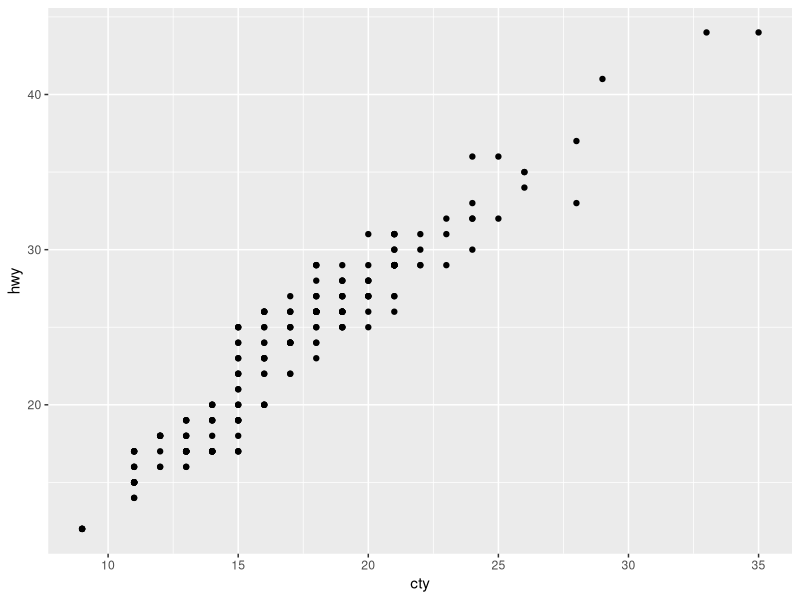
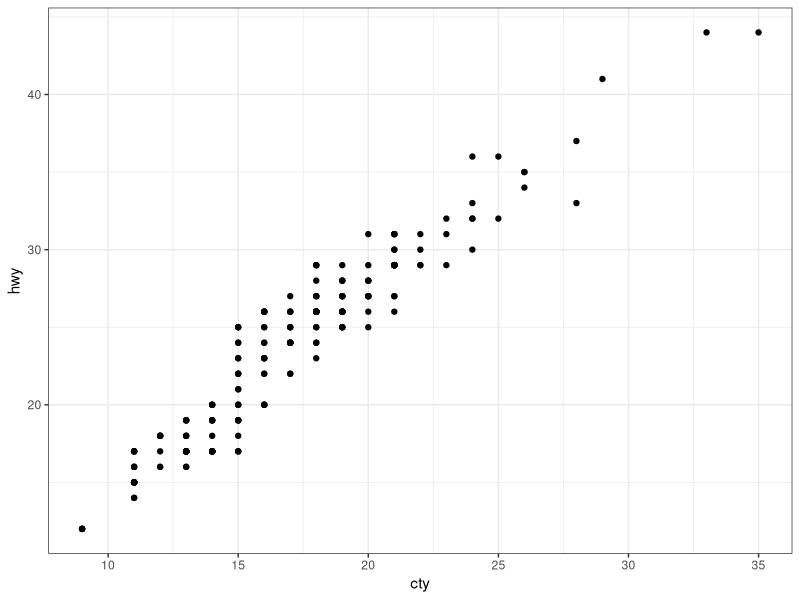
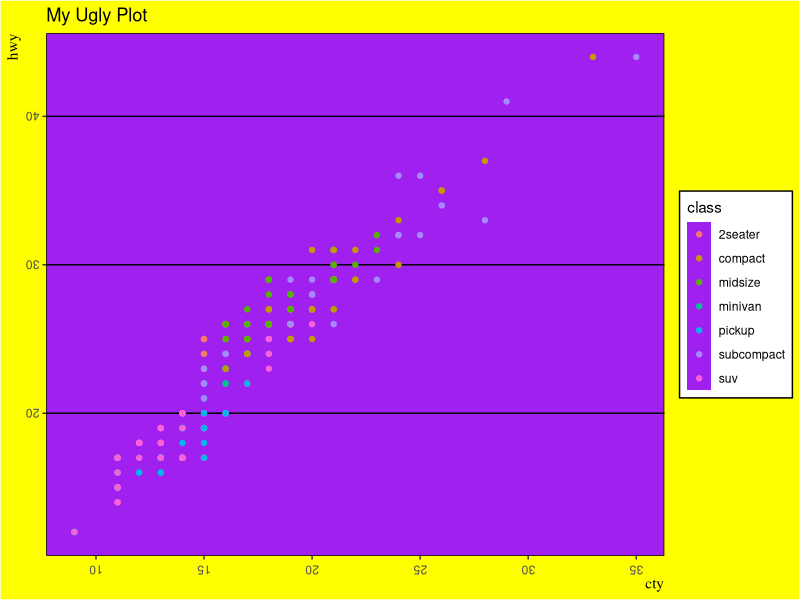
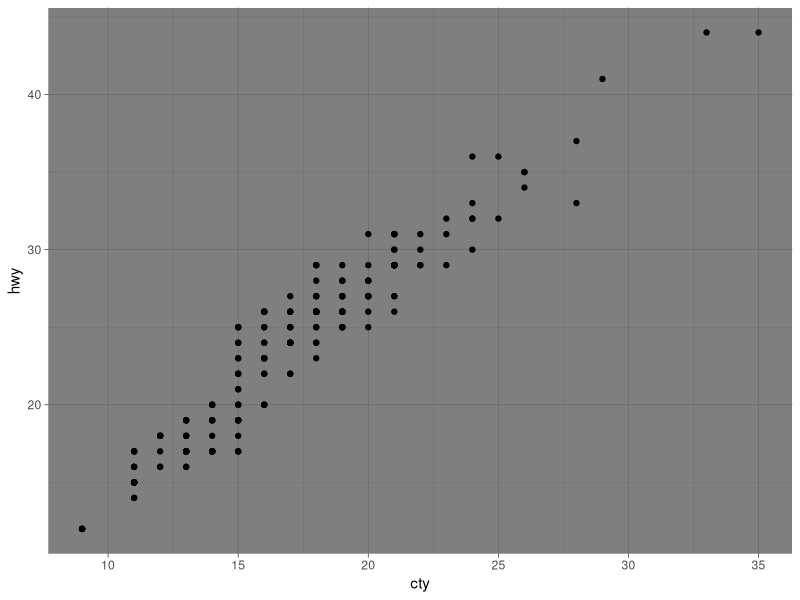
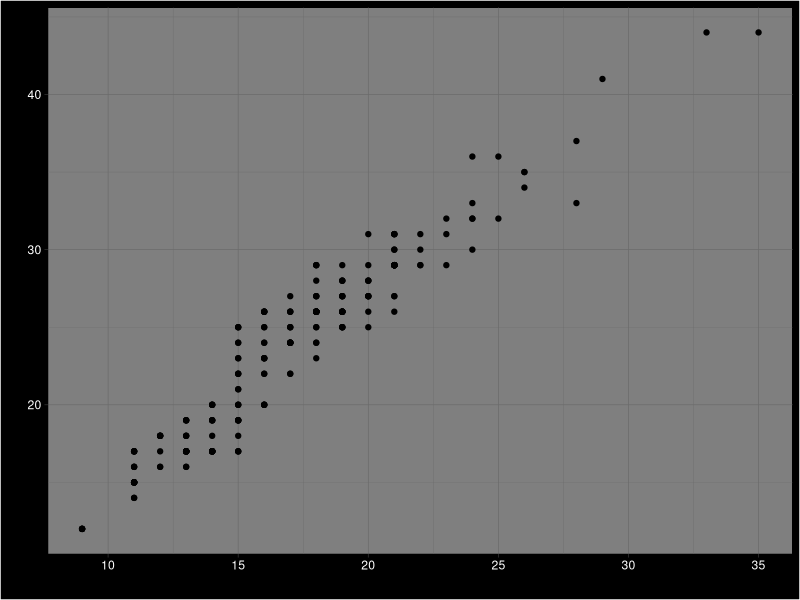
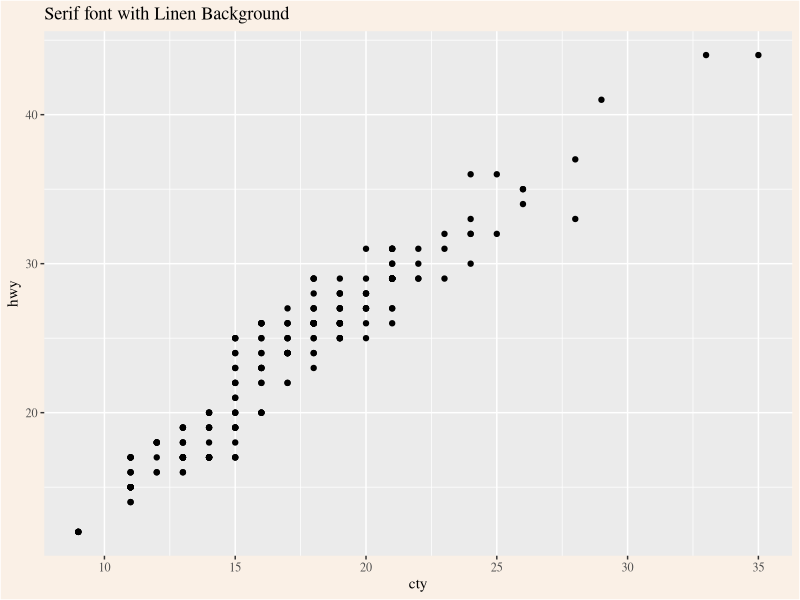
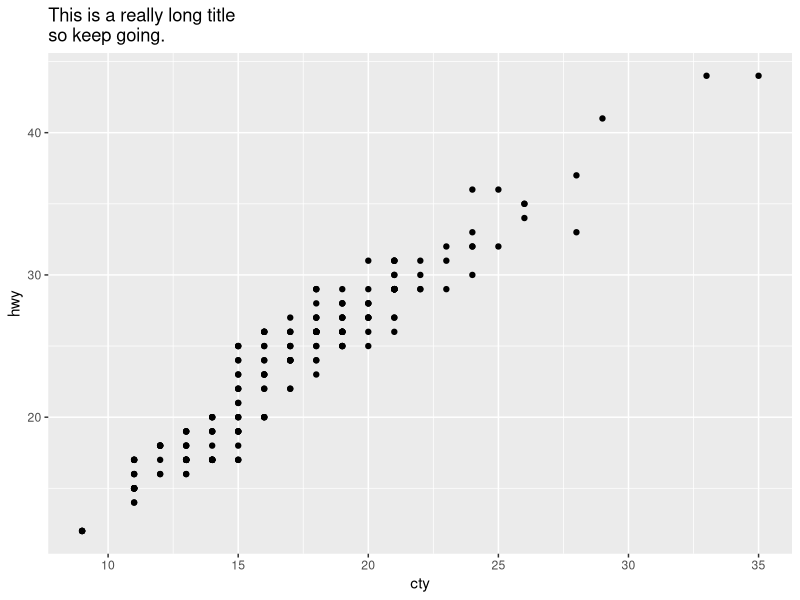
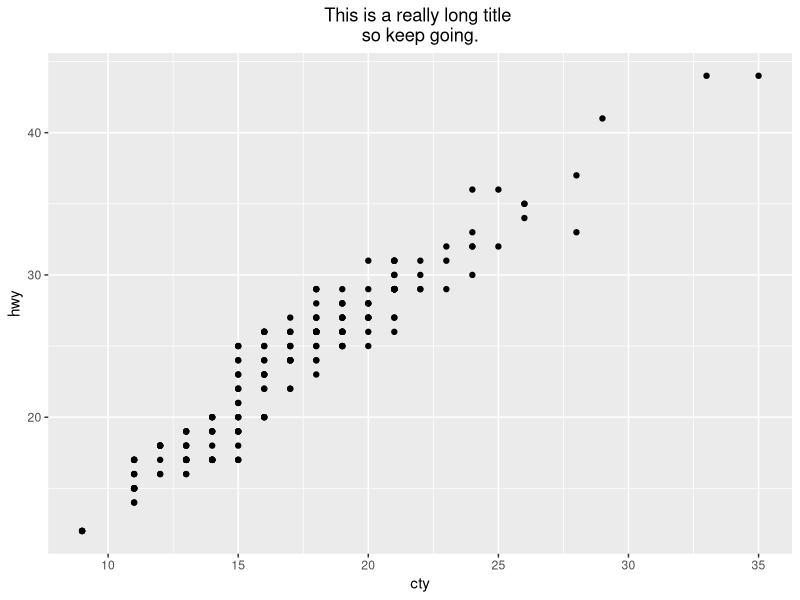

These charts were generated, in order, by the following R code:
## ---- chunk 1
library(tidyverse)

## ---- chunk 2

#default theme
ggplot() + 
 geom_point(mapping = aes(y = hwy, x = cty), data = mpg) 

# my favourite theme
ggplot() + 
 geom_point(mapping = aes(y = hwy, x = cty), data = mpg) +
  theme_bw()

## ---- chunk 3

ggplot() + 
 geom_point(mapping = aes(y = hwy, x = cty, color = class), data = mpg) +
  ggthemes::theme_excel() +
  labs(title = "My Ugly Plot") +
  theme(axis.title = element_text(family = "serif"),
        axis.text = element_text(angle = 180),
        plot.background = element_rect(fill = "yellow"),
        panel.background = element_rect(fill = "purple"),
        title = element_text(hjust = 1))
  
## ---- chunk 4

# base plot
ggplot() + 
 geom_point(mapping = aes(y = hwy, x = cty), data = mpg) +
  theme_dark()

# change plot background to black
# change text color to read anyway
ggplot() + 
 geom_point(mapping = aes(y = hwy, x = cty), data = mpg) +
  theme_dark() +
  theme(plot.background = element_rect("black"),
        axis.text = element_text(color = "white"))

## ---- chunk 5

ggplot() + 
 geom_point(mapping = aes(y = hwy, x = cty), data = mpg) +
  labs(title = "Serif font with Linen Background") +
  theme(plot.background = element_rect("linen"),
        axis.text = element_text(family = "serif"),
        title = element_text(family = "serif"))

## ---- chunk 6

p <- ggplot() + 
 geom_point(mapping = aes(y = hwy, x = cty), data = mpg) +
  labs(title = "This is a really long title \nso keep going.") 

# baseplot
p

# plot with hjust
p +
  theme(plot.title = element_text(hjust = 0.5))

p +
  theme(plot.title = element_text(hjust = 1))

# try vjust
p +
  theme(plot.title = element_text(vjust = 1))


